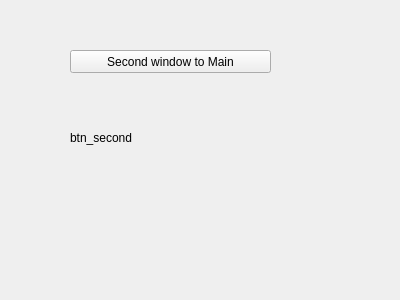
<?xml version="1.0" encoding="UTF-8"?>
<ui version="4.0">
 <class>Form</class>
 <widget class="QWidget" name="Form">
  <property name="geometry">
   <rect>
    <x>0</x>
    <y>0</y>
    <width>400</width>
    <height>300</height>
   </rect>
  </property>
  <property name="windowTitle">
   <string>Form</string>
  </property>
  <widget class="QLabel" name="label">
   <property name="geometry">
    <rect>
     <x>70</x>
     <y>130</y>
     <width>131</width>
     <height>16</height>
    </rect>
   </property>
   <property name="text">
    <string>btn_second</string>
   </property>
  </widget>
  <widget class="QPushButton" name="pushButton">
   <property name="geometry">
    <rect>
     <x>70</x>
     <y>50</y>
     <width>201</width>
     <height>23</height>
    </rect>
   </property>
   <property name="text">
    <string>Second window to Main</string>
   </property>
  </widget>
 </widget>
 <resources/>
 <connections/>
</ui>
